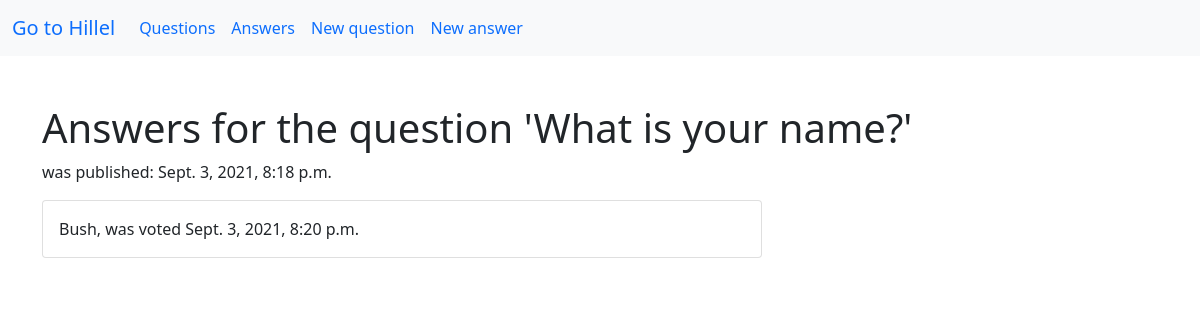
/detail/3, run on the app's committed database.
### poll/models.py (models this page shows, shortened)
class Question(models.Model):
    question_text = models.CharField(max_length=200)
    time_poll = models.DateTimeField('date published', auto_now_add=True)
    opened = models.BooleanField(default=True)
    class Meta:
        ordering = ['time_poll',]

class Choice(models.Model):
    question = models.ForeignKey(Question, on_delete=models.CASCADE)
    choice_text = models.CharField(max_length=200)
    choice_time = models.DateTimeField('date published', auto_now_add=True)
    votes = models.IntegerField(default=0)
    class Meta:
        ordering = ['-choice_time',]

### poll/views.py (the view)
# urls.py: path('detail/<int:pk>', QuestionAndAllAnswers.as_view(), name='question_details')
class QuestionAndAllAnswers(DetailView):
    model = Question
    template_name = 'poll/detail-view.html'
    context_object_name = 'detail'

### poll/templates/poll/detail-view.html (shortened to what this page needs)
{% extends 'poll/base_poll.html' %}
{% block content%}
    <h1 class="mb-10">Answers for the question '{{ detail.question_text }}'</h1>
    <p>was published: {{ detail.time_poll  }}</p>
    {% for answer in detail.choice_set.all %}
  <div class="card mb-4" style="width: 45rem;">
            <div class="card-body">
                <p class="card-text">{{ answer.choice_text }}, was voted {{ answer.choice_time }}</p>
            </div>
        </div>
    {% endfor %}
{% endblock %}

### data on the page
Question: question_text "What is your name?", time_poll "Sept. 3, 2021, 8:18 p.m."
Choice: choice_text "Bush", choice_time "Sept. 3, 2021, 8:20 p.m."
